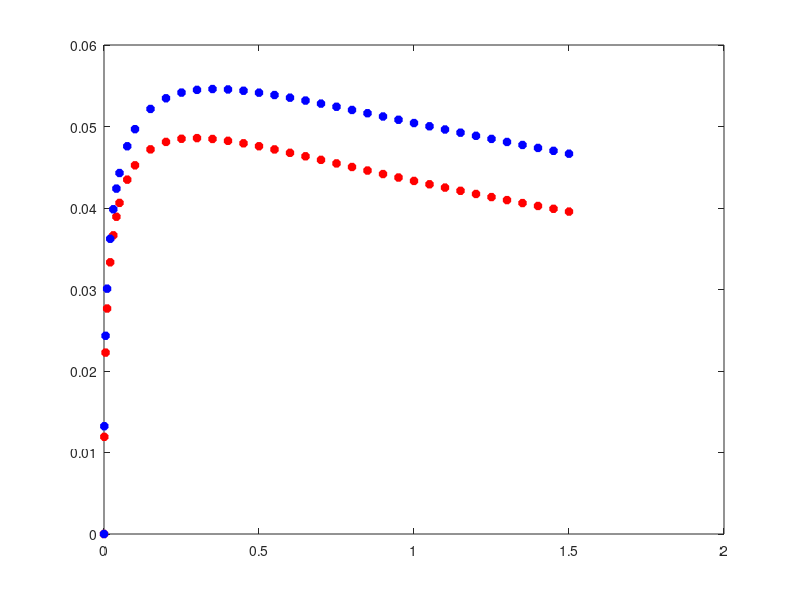

Reproduce this figure in MATLAB. (Note: this script raises an error after producing the figure.)

% Data

gammaT=[0 0.001 0.005 0.01 0.02 0.03 0.04 0.05 0.075 0.1 0.15 0.2 0.25 0.3 0.35 0.4 0.45 0.5 0.55 0.6 0.65 0.7 0.75 0.8 0.85 0.9 0.95 1 1.05 1.1 1.15 1.2 1.25 1.3 1.35 1.4 1.45 1.5 ];
cT=[0 0.011921 0.022259 0.027667 0.033337 0.036646 0.038927 0.040627 0.043479 0.045237 0.047194 0.048109 0.048495 0.048576 0.048470 0.048243 0.047937 0.047579 0.047187 0.046772 0.046344 0.045908 0.045470 0.045032 0.044597 0.044166 0.043740 0.043322 0.042910 0.042506 0.042110 0.041722 0.041342 0.04097 0.040606 0.04025 0.039901 0.039561  ];

gamma=[0 0.001 0.005 0.01 0.02 0.03 0.04 0.05 0.075 0.1 0.15 0.2 0.25 0.3 0.35 0.4 0.45 0.5 0.55 0.6 0.65 0.7 0.75 0.8 0.85 0.9 0.95 1 1.05 1.1 1.15 1.2 1.25 1.3 1.35 1.4 1.45 1.5 ];
c=[0 0.013225 0.024321 0.030103 0.036223 0.039847 0.04238 0.044294 0.047576 0.049674 0.052154 0.053463 0.054161 0.054496 0.054599 0.054546 0.054387 0.054152 0.053863 0.053537 0.053183 0.05281 0.052423 0.052029 0.05163 0.051228 0.050826 0.050425 0.050027 0.049633 0.049243 0.048857 0.048477 0.048103 0.047734 0.0473711 0.047014 0.046663];

gammaS=[0 0.001 0.005 0.01 0.02 0.03 0.04 0.05 0.075 0.1 0.15 0.2 0.25 0.3 0.35 0.4 0.45 0.5 0.55 0.6 0.65 0.7 0.75 0.8 0.85 0.9 0.95 1 1.05 1.1 1.15 1.2 1.25 1.3 1.35 1.4 1.45 1.5];
cS=[0 0.014361 0.02608 0.032175 0.038677 0.042569 0.045317 0.047414 0.051065 0.053457 0.056392 0.058052 0.059031 0.059599 0.059898 0.060013 0.059997 0.059886 0.059705 0.059471 0.059198 0.058896 0.058572 0.058231 0.057878 0.057516 0.057149 0.056778  0.056405 0.056032 0.05566 0.055289 0.05492 0.054554 0.054192 0.053834 0.053479 0.053129];


% Fitting

xTi=[gammaT(1):0.0000001:gammaT(end)];
vTid=interp1(gammaT,cT,xTi,'spline');

xi = [gamma(1):0.0000001:gamma(end)];
vid=interp1(gamma,c,xi,'spline');

xSi=[gammaS(1):0.0000001:gammaS(end)];
vSid=interp1(gammaS,cS,xSi,'spline');




% Simulation

figure(1)
plot(gammaT,cT,'r*','LineWidth',2.5)
hold on
plot(gamma,c,'b*','LineWidth',2.5)
plot(gammaS,cS,'*','Color','[0.4940 0.1840 0.5560]','LineWidth',2.5)
hold off
xlabel('\gamma_b','FontSize', 24);
xlim([0,1.5]);
ylabel('c(\gamma_b)','FontSize', 24);
legend("T3wt",'$$\tilde{b}=623$$',"SV5",'Interpreter','latex')
set(gca,'FontSize',22);
grid on

figure(2)
plot(xTi,vTid,'r','LineWidth',2.5)
hold on
plot(0.96,0.04366,'r.','MarkerSize',50);
plot(xSi,vSid,'Color','[0.4940 0.1840 0.5560]','LineWidth',2.5)
plot(0.28,0.05941,'.','Color','[0.4940 0.1840 0.5560]','MarkerSize',50);
plot(xi,vid,'b','LineWidth',2.5)
plot(0.3,0.048576,'k.','MarkerSize',50);
plot(0.42,0.06002,'k.','MarkerSize',50);
plot(0.36,0.054599,'k.','MarkerSize',50);
hold off
xlabel('$$\gamma$$','FontSize', 24,'Interpreter','latex');
ylabel('$$c^{*}(\gamma)$$','FontSize', 24,'Interpreter','latex');
xlim([0,1.5]);
legend("T3wt","$$\gamma_{T3wt}=0.96$$ ","SV5","$$\gamma_{SV5}=0.28$$",'$$\tilde{b}=623$$',"$$\gamma_{max}$$",'Interpreter','latex')
set(gca,'FontSize',22);
grid on

